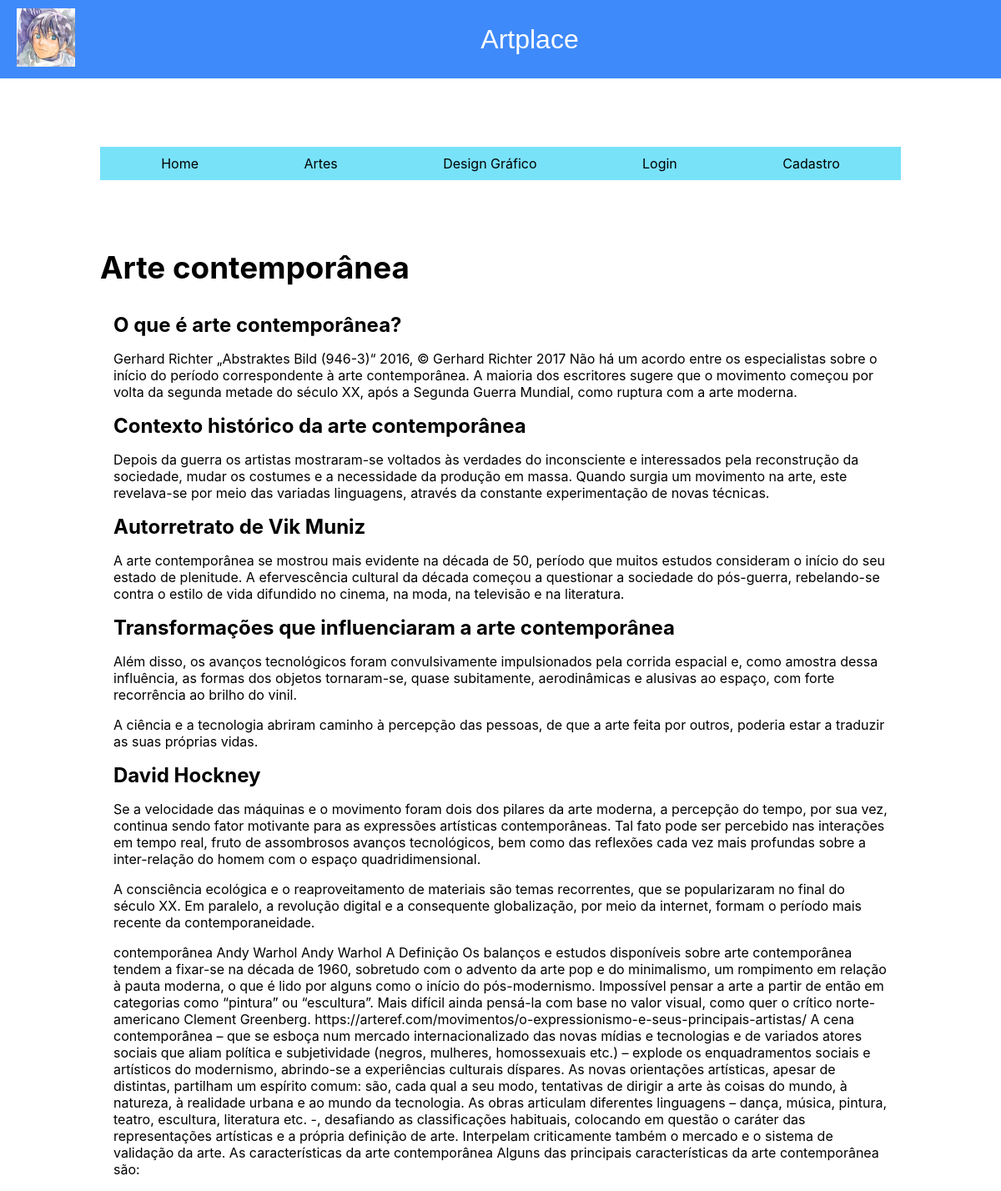
Page /pages/design.php?id=1 on the committed database.
### tables this page shows
CREATE TABLE `post` (
  `id` int PRIMARY KEY AUTO_INCREMENT,
  `titulo` varchar(100),
  `conteudo` text,
  `resumo` varchar(100),
  `create_at` varchar(255),
  `update_at` varchar(255)
);

### pages/design.php (the view, shortened to what this page needs)
<!DOCTYPE html>
<html lang="pt-BR">
<head>
	<link rel="stylesheet" href="../css/style.css">
	<link rel="stylesheet" href="../css/design_grafico.css">
</head>
<body>
	<?php include("./header.php"); ?>
	<?php
	require_once("../php/connection.php");
	$idDesign = $_GET['id'];
	$sql = "SELECT * FROM post WHERE id = $idDesign";
	$resultado = mysqli_query($conn, $sql);
	$design = mysqli_fetch_assoc($resultado);
	?>
	<main class="container">
		<h1 class="titulo">
			<?= $design['titulo'] ?>
		</h1>
		<article class="container-conteudo">
			<?= $design['conteudo'] ?>
		</article>
	</main>
</body>
</html>

### css/style.css (style rules this page uses)
:root { --color-primary: #3f8afa; --color-secondary: #78e2f9; --color-white: #fff; --color-black: #000; --color-red: #fa3f3f; }
* { margin: 0; padding: 0; box-sizing: border-box; font-family: "Inter", sans-serif; }

### css/design_grafico.css (style rules this page uses)
.container { max-width: 80%; margin: 0 auto; }
.container h1 { font-weight: bold; font-family: "Inter", sans-serif; font-size: 2.3rem; margin-bottom: 1rem; }
.container-conteudo { display: flex; flex-direction: column; justify-content: flex-start; align-items: flex-start; padding: 1rem; gap: 1rem; }

### pages/header.php (style rules this page uses)
:root { --color-primary: #3f8afa; --color-secondary: #78e2f9; --color-white: #fff; --color-black: #000; }
* { margin: 0; padding: 0; box-sizing: border-box; }

### rows in the picture
post: titulo "Arte contemporânea", conteudo "O que é arte contemporânea? Gerhard Richter „Abstraktes Bild (946-3)“ 2016, © Gerhard Richter 2017 Não há um acordo entre os especialistas sobre o início do período correspondente à arte contemporânea. A maioria dos escritores sugere que o movimento começou por volta da segunda metade do século XX, após a Segunda Guerra Mundial, como ruptura com a arte moderna. Contexto histórico da arte contemporânea Depois da guerra os artistas mostraram-se voltados às verdades do inconsciente e interessados pela reconstrução da sociedade, mudar os costumes e a necessidade da produção em massa. Quando surgia um movimento na arte, este revelava-se por meio das variadas linguagens, através da constante…"

### other values in the picture
$link[0] "Home"
$link[0] "Artes"
$link[0] "Design Gráfico"
$link[0] "Login"
$link[0] "Cadastro"
